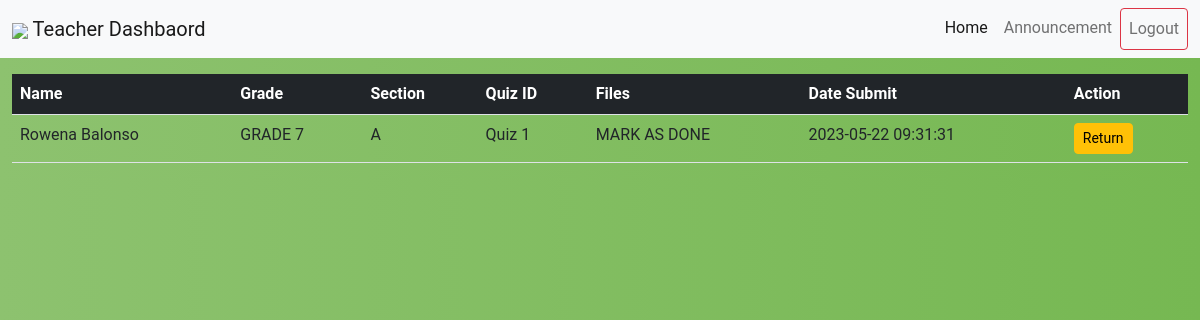
Screenshot of /files?subjectcode=l3BfSu (signed in) with the database file from the repository.
### tables this page shows
CREATE TABLE `studentinformation` (
  `ID` int(11) NOT NULL,
  `ROLLNO` varchar(255) NOT NULL,
  `NAME` varchar(255) NOT NULL,
  `GENDER` varchar(255) NOT NULL,
  `GRADE` varchar(255) NOT NULL,
  `SECTION` varchar(255) NOT NULL,
  `STATUS` varchar(255) NOT NULL,
  `EMAIL` varchar(255) NOT NULL,
  `PASSWORD` varchar(255) NOT NULL
);

CREATE TABLE `subjectdata` (
  `ID` int(11) NOT NULL,
  `DESCRIPTION` text NOT NULL,
  `LINK` text NOT NULL,
  `FILE` text NOT NULL,
  `STARTDATE` varchar(255) NOT NULL,
  `ENDDATE` varchar(255) NOT NULL,
  `TYPE` varchar(255) NOT NULL,
  `SUBJECTCODE` varchar(255) NOT NULL,
  `TEACHERID` varchar(255) NOT NULL
);

CREATE TABLE `uploadstudent` (
  `ID` int(11) NOT NULL,
  `DATAID` varchar(255) NOT NULL,
  `LINK` varchar(255) NOT NULL,
  `REMARK` varchar(250) NOT NULL,
  `DATEUPLOAD` varchar(255) NOT NULL,
  `STUDENTID` varchar(255) NOT NULL,
  `STATUS` varchar(255) NOT NULL
);

### files.php (the view, shortened to what this page needs)
<?php
include 'partials/thead.php';
$subid = $_GET['subjectcode'];
$sql = "SELECT * FROM subjectdata WHERE SUBJECTCODE ='$subid'";
$res = mysqli_query($conn, $sql);
$row = mysqli_fetch_assoc($res);
$dataid = $row['ID'];
?>
<div class="container-fluid mt-3">
<table class="table table-hover table-stripped">
    <thead class="bg-dark">
        <tr>
            <th class="text-white">Name</th>
            <th class="text-white">Grade</th>
            <th class="text-white">Section</th>
            <th class="text-white">Quiz ID</th>
            <th class="text-white">Files</th>
            <th class="text-white">Date Submit</th>
            <th class="text-white">Action</th>
        </tr>
    </thead>
    <tbody>
        <?php
        $sql = "SELECT studentinformation.*, subjectdata.*, uploadstudent.*, uploadstudent.ID AS deleteid FROM studentinformation INNER JOIN uploadstudent ON studentinformation.ROLLNO = uploadstudent.STUDENTID INNER JOIN subjectdata ON subjectdata.ID = uploadstudent.DATAID WHERE uploadstudent.DATAID = '$dataid' ORDER BY uploadstudent.DATEUPLOAD;";
        $result = mysqli_query($conn, $sql);
        if(mysqli_num_rows($result)>0){
                foreach($result as $row){
                    ?>
                    <tr>
                        <td><?php echo $row['NAME']?></td>
                        <td><?php echo $row['GRADE']?></td>
                        <td><?php echo $row['SECTION']?></td>
                        <td><?php echo $row['DESCRIPTION']?></td>
                        <td><?php echo $row['LINK']?></td>
                        <td><?php echo $row['DATEUPLOAD']?></td>
                        <td>
                            <button class="btn btn-sm btn-warning delete-button" data-id="<?php echo $row['deleteid']; ?>">Return</button>
                        </td>
                    </tr>
                    <?php
                }
        }else{
            ?>
            <tr>
                <td colspan="7" class="text-center">No Class Submit Their Works</td>
            </tr>
            <?php
        }
        ?>
    </tbody>
</table>
</div>
<?php
include 'partials/tfoot.php';?>

### partials/thead.php (style rules this page uses)
body { background: #76b852; background: -webkit-linear-gradient(right, #76b852, #8DC26F); background: -moz-linear-gradient(right, #76b852, #8DC26F); background: -o-linear-gradient(right, #76b852, #8DC26F); background: linear-gradient(to left, #76b852, #8DC26F); font-family: "Roboto", sans-serif; -webkit-font-smoothing: antialiased; -moz-osx-font-smoothing: grayscale; }

### rows the page displays
studentinformation: NAME "Rowena Balonso", GRADE "GRADE 7", SECTION "A", subjectdata.DESCRIPTION "Quiz 1", uploadstudent.LINK "MARK AS DONE", uploadstudent.DATEUPLOAD "2023-05-22 09:31:31"
